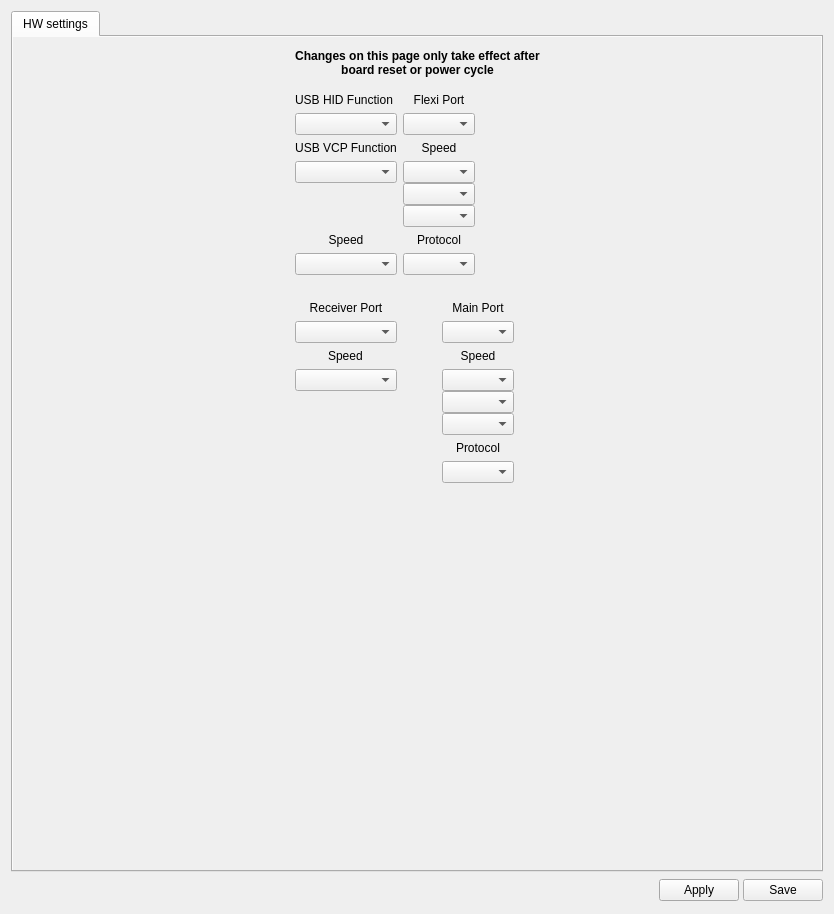
<?xml version="1.0" encoding="UTF-8"?>
<ui version="4.0">
 <class>RevoNanoHWWidget</class>
 <widget class="QWidget" name="RevoNanoHWWidget">
  <property name="geometry">
   <rect>
    <x>0</x>
    <y>0</y>
    <width>834</width>
    <height>914</height>
   </rect>
  </property>
  <property name="windowTitle">
   <string>Form</string>
  </property>
  <layout class="QVBoxLayout" name="verticalLayout">
   <item>
    <widget class="QTabWidget" name="tabWidget">
     <property name="currentIndex">
      <number>0</number>
     </property>
     <widget class="QWidget" name="tab">
      <property name="autoFillBackground">
       <bool>true</bool>
      </property>
      <attribute name="title">
       <string>HW settings</string>
      </attribute>
      <layout class="QVBoxLayout" name="verticalLayout_3">
       <property name="leftMargin">
        <number>0</number>
       </property>
       <property name="topMargin">
        <number>0</number>
       </property>
       <property name="rightMargin">
        <number>0</number>
       </property>
       <property name="bottomMargin">
        <number>0</number>
       </property>
       <item>
        <widget class="QScrollArea" name="scrollArea">
         <property name="palette">
          <palette>
           <active>
            <colorrole role="Base">
             <brush brushstyle="SolidPattern">
              <color alpha="255">
               <red>255</red>
               <green>255</green>
               <blue>255</blue>
              </color>
             </brush>
            </colorrole>
            <colorrole role="Window">
             <brush brushstyle="SolidPattern">
              <color alpha="0">
               <red>232</red>
               <green>232</green>
               <blue>232</blue>
              </color>
             </brush>
            </colorrole>
           </active>
           <inactive>
            <colorrole role="Base">
             <brush brushstyle="SolidPattern">
              <color alpha="255">
               <red>255</red>
               <green>255</green>
               <blue>255</blue>
              </color>
             </brush>
            </colorrole>
            <colorrole role="Window">
             <brush brushstyle="SolidPattern">
              <color alpha="0">
               <red>232</red>
               <green>232</green>
               <blue>232</blue>
              </color>
             </brush>
            </colorrole>
           </inactive>
           <disabled>
            <colorrole role="Base">
             <brush brushstyle="SolidPattern">
              <color alpha="0">
               <red>232</red>
               <green>232</green>
               <blue>232</blue>
              </color>
             </brush>
            </colorrole>
            <colorrole role="Window">
             <brush brushstyle="SolidPattern">
              <color alpha="0">
               <red>232</red>
               <green>232</green>
               <blue>232</blue>
              </color>
             </brush>
            </colorrole>
           </disabled>
          </palette>
         </property>
         <property name="styleSheet">
          <string notr="true">border-color: rgb(255, 0, 0);</string>
         </property>
         <property name="frameShape">
          <enum>QFrame::NoFrame</enum>
         </property>
         <property name="frameShadow">
          <enum>QFrame::Plain</enum>
         </property>
         <property name="widgetResizable">
          <bool>true</bool>
         </property>
         <widget class="QWidget" name="scrollAreaWidgetContents">
          <property name="geometry">
           <rect>
            <x>0</x>
            <y>0</y>
            <width>812</width>
            <height>828</height>
           </rect>
          </property>
          <layout class="QGridLayout" name="gridLayout_3">
           <property name="leftMargin">
            <number>12</number>
           </property>
           <property name="topMargin">
            <number>12</number>
           </property>
           <property name="rightMargin">
            <number>12</number>
           </property>
           <property name="bottomMargin">
            <number>12</number>
           </property>
           <item row="3" column="2">
            <spacer name="verticalSpacer">
             <property name="orientation">
              <enum>Qt::Vertical</enum>
             </property>
             <property name="sizeHint" stdset="0">
              <size>
               <width>20</width>
               <height>40</height>
              </size>
             </property>
            </spacer>
           </item>
           <item row="2" column="0">
            <spacer name="horizontalSpacer_4">
             <property name="orientation">
              <enum>Qt::Horizontal</enum>
             </property>
             <property name="sizeHint" stdset="0">
              <size>
               <width>40</width>
               <height>20</height>
              </size>
             </property>
            </spacer>
           </item>
           <item row="2" column="3">
            <spacer name="horizontalSpacer_5">
             <property name="orientation">
              <enum>Qt::Horizontal</enum>
             </property>
             <property name="sizeHint" stdset="0">
              <size>
               <width>40</width>
               <height>20</height>
              </size>
             </property>
            </spacer>
           </item>
           <item row="0" column="2">
            <widget class="QLabel" name="label_6">
             <property name="sizePolicy">
              <sizepolicy hsizetype="Preferred" vsizetype="Preferred">
               <horstretch>0</horstretch>
               <verstretch>0</verstretch>
              </sizepolicy>
             </property>
             <property name="minimumSize">
              <size>
               <width>0</width>
               <height>0</height>
              </size>
             </property>
             <property name="maximumSize">
              <size>
               <width>16777215</width>
               <height>16777215</height>
              </size>
             </property>
             <property name="font">
              <font>
               <weight>75</weight>
               <bold>true</bold>
              </font>
             </property>
             <property name="text">
              <string>Changes on this page only take effect after board reset or power cycle</string>
             </property>
             <property name="alignment">
              <set>Qt::AlignCenter</set>
             </property>
             <property name="wordWrap">
              <bool>true</bool>
             </property>
            </widget>
           </item>
           <item row="1" column="2">
            <spacer name="verticalSpacer_2">
             <property name="orientation">
              <enum>Qt::Vertical</enum>
             </property>
             <property name="sizeType">
              <enum>QSizePolicy::Fixed</enum>
             </property>
             <property name="sizeHint" stdset="0">
              <size>
               <width>20</width>
               <height>10</height>
              </size>
             </property>
            </spacer>
           </item>
           <item row="2" column="2">
            <layout class="QGridLayout" name="gridLayout" rowstretch="0,0,0,0,0,0,0,0,0,0,0,0,0,0">
             <item row="4" column="0">
              <widget class="QLabel" name="lblUSBVCPSpeed">
               <property name="sizePolicy">
                <sizepolicy hsizetype="Preferred" vsizetype="Fixed">
                 <horstretch>0</horstretch>
                 <verstretch>0</verstretch>
                </sizepolicy>
               </property>
               <property name="text">
                <string>Speed</string>
               </property>
               <property name="alignment">
                <set>Qt::AlignBottom|Qt::AlignHCenter</set>
               </property>
              </widget>
             </item>
             <item row="3" column="0" alignment="Qt::AlignTop">
              <widget class="QComboBox" name="cbUSBVCPFunction"/>
             </item>
             <item row="6" column="0" rowspan="2" colspan="6" alignment="Qt::AlignHCenter|Qt::AlignVCenter">
              <widget class="QLabel" name="label_2">
               <property name="sizePolicy">
                <sizepolicy hsizetype="Fixed" vsizetype="Fixed">
                 <horstretch>0</horstretch>
                 <verstretch>0</verstretch>
                </sizepolicy>
               </property>
               <property name="maximumSize">
                <size>
                 <width>500</width>
                 <height>350</height>
                </size>
               </property>
               <property name="text">
                <string/>
               </property>
               <property name="pixmap">
                <pixmap resource="configgadget.qrc">:/configgadget/images/nano_top.png</pixmap>
               </property>
               <property name="scaledContents">
                <bool>false</bool>
               </property>
               <property name="alignment">
                <set>Qt::AlignCenter</set>
               </property>
               <property name="textInteractionFlags">
                <set>Qt::NoTextInteraction</set>
               </property>
              </widget>
             </item>
             <item row="1" column="0">
              <widget class="QComboBox" name="cbUSBHIDFunction"/>
             </item>
             <item row="8" column="0" alignment="Qt::AlignHCenter">
              <widget class="QLabel" name="label_7">
               <property name="sizePolicy">
                <sizepolicy hsizetype="Fixed" vsizetype="Fixed">
                 <horstretch>0</horstretch>
                 <verstretch>0</verstretch>
                </sizepolicy>
               </property>
               <property name="text">
                <string>Receiver Port</string>
               </property>
               <property name="alignment">
                <set>Qt::AlignBottom|Qt::AlignHCenter</set>
               </property>
              </widget>
             </item>
             <item row="0" column="0">
              <widget class="QLabel" name="label_4">
               <property name="sizePolicy">
                <sizepolicy hsizetype="Fixed" vsizetype="Fixed">
                 <horstretch>0</horstretch>
                 <verstretch>0</verstretch>
                </sizepolicy>
               </property>
               <property name="text">
                <string>USB HID Function</string>
               </property>
               <property name="alignment">
                <set>Qt::AlignBottom|Qt::AlignHCenter</set>
               </property>
              </widget>
             </item>
             <item row="10" column="0" alignment="Qt::AlignHCenter">
              <widget class="QLabel" name="lblRcvrSpeed">
               <property name="sizePolicy">
                <sizepolicy hsizetype="Preferred" vsizetype="Fixed">
                 <horstretch>0</horstretch>
                 <verstretch>0</verstretch>
                </sizepolicy>
               </property>
               <property name="text">
                <string>Speed</string>
               </property>
               <property name="alignment">
                <set>Qt::AlignBottom|Qt::AlignLeading|Qt::AlignLeft</set>
               </property>
              </widget>
             </item>
             <item row="5" column="0">
              <widget class="QComboBox" name="cbUSBVCPSpeed">
               <property name="enabled">
                <bool>true</bool>
               </property>
              </widget>
             </item>
             <item row="11" column="0" alignment="Qt::AlignTop">
              <widget class="QComboBox" name="cbRcvrTelemSpeed"/>
             </item>
             <item row="9" column="0">
              <widget class="QComboBox" name="cbRcvr"/>
             </item>
             <item row="2" column="0">
              <widget class="QLabel" name="label_8">
               <property name="sizePolicy">
                <sizepolicy hsizetype="Preferred" vsizetype="Fixed">
                 <horstretch>0</horstretch>
                 <verstretch>0</verstretch>
                </sizepolicy>
               </property>
               <property name="text">
                <string>USB VCP Function</string>
               </property>
               <property name="alignment">
                <set>Qt::AlignBottom|Qt::AlignHCenter</set>
               </property>
              </widget>
             </item>
             <item row="8" column="2" colspan="2">
              <widget class="QLabel" name="label_3">
               <property name="text">
                <string>Main Port</string>
               </property>
               <property name="alignment">
                <set>Qt::AlignBottom|Qt::AlignHCenter</set>
               </property>
              </widget>
             </item>
             <item row="9" column="2" colspan="2">
              <widget class="QComboBox" name="cbMain"/>
             </item>
             <item row="10" column="2" colspan="2">
              <widget class="QLabel" name="lblMainSpeed">
               <property name="text">
                <string>Speed</string>
               </property>
               <property name="alignment">
                <set>Qt::AlignBottom|Qt::AlignHCenter</set>
               </property>
              </widget>
             </item>
             <item row="11" column="2" colspan="2">
              <layout class="QVBoxLayout" name="verticalLayout_6">
               <property name="spacing">
                <number>0</number>
               </property>
               <item>
                <widget class="QComboBox" name="cbMainTelemSpeed">
                 <property name="enabled">
                  <bool>true</bool>
                 </property>
                </widget>
               </item>
               <item>
                <widget class="QComboBox" name="cbMainGPSSpeed"/>
               </item>
               <item>
                <widget class="QComboBox" name="cbMainComSpeed"/>
               </item>
              </layout>
             </item>
             <item row="12" column="2" colspan="2">
              <widget class="QLabel" name="lbMainGPSProtocol">
               <property name="text">
                <string>Protocol</string>
               </property>
               <property name="alignment">
                <set>Qt::AlignCenter</set>
               </property>
              </widget>
             </item>
             <item row="13" column="2" colspan="2">
              <widget class="QComboBox" name="cbMainGPSProtocol"/>
             </item>
             <item row="5" column="1" colspan="2">
              <widget class="QComboBox" name="cbFlexiGPSProtocol"/>
             </item>
             <item row="4" column="1" colspan="2">
              <widget class="QLabel" name="lbFlexiGPSProtocol">
               <property name="text">
                <string>Protocol</string>
               </property>
               <property name="textFormat">
                <enum>Qt::PlainText</enum>
               </property>
               <property name="alignment">
                <set>Qt::AlignCenter</set>
               </property>
              </widget>
             </item>
             <item row="3" column="1" colspan="2">
              <layout class="QVBoxLayout" name="verticalLayout_5">
               <property name="spacing">
                <number>0</number>
               </property>
               <item>
                <widget class="QComboBox" name="cbFlexiTelemSpeed">
                 <property name="enabled">
                  <bool>true</bool>
                 </property>
                </widget>
               </item>
               <item alignment="Qt::AlignTop">
                <widget class="QComboBox" name="cbFlexiGPSSpeed"/>
               </item>
               <item alignment="Qt::AlignTop">
                <widget class="QComboBox" name="cbFlexiComSpeed"/>
               </item>
              </layout>
             </item>
             <item row="2" column="1" colspan="2">
              <widget class="QLabel" name="lblFlexiSpeed">
               <property name="text">
                <string>Speed</string>
               </property>
               <property name="alignment">
                <set>Qt::AlignBottom|Qt::AlignHCenter</set>
               </property>
              </widget>
             </item>
             <item row="1" column="1" colspan="2">
              <widget class="QComboBox" name="cbFlexi"/>
             </item>
             <item row="0" column="1" colspan="2">
              <widget class="QLabel" name="label_5">
               <property name="text">
                <string>Flexi Port</string>
               </property>
               <property name="alignment">
                <set>Qt::AlignBottom|Qt::AlignHCenter</set>
               </property>
              </widget>
             </item>
            </layout>
           </item>
          </layout>
         </widget>
        </widget>
       </item>
      </layout>
     </widget>
    </widget>
   </item>
   <item>
    <layout class="QHBoxLayout" name="horizontalLayout_2">
     <property name="spacing">
      <number>4</number>
     </property>
     <item>
      <spacer name="horizontalSpacer">
       <property name="orientation">
        <enum>Qt::Horizontal</enum>
       </property>
       <property name="sizeHint" stdset="0">
        <size>
         <width>369</width>
         <height>20</height>
        </size>
       </property>
      </spacer>
     </item>
     <item>
      <widget class="QPushButton" name="cchwHelp">
       <property name="sizePolicy">
        <sizepolicy hsizetype="Fixed" vsizetype="Fixed">
         <horstretch>0</horstretch>
         <verstretch>0</verstretch>
        </sizepolicy>
       </property>
       <property name="minimumSize">
        <size>
         <width>25</width>
         <height>25</height>
        </size>
       </property>
       <property name="maximumSize">
        <size>
         <width>25</width>
         <height>25</height>
        </size>
       </property>
       <property name="toolTip">
        <string>Takes you to the wiki page</string>
       </property>
       <property name="text">
        <string/>
       </property>
       <property name="icon">
        <iconset resource="../coreplugin/core.qrc">
         <normaloff>:/core/images/helpicon.svg</normaloff>:/core/images/helpicon.svg</iconset>
       </property>
       <property name="iconSize">
        <size>
         <width>25</width>
         <height>25</height>
        </size>
       </property>
       <property name="flat">
        <bool>true</bool>
       </property>
      </widget>
     </item>
     <item>
      <widget class="QPushButton" name="saveTelemetryToRAM">
       <property name="minimumSize">
        <size>
         <width>0</width>
         <height>0</height>
        </size>
       </property>
       <property name="maximumSize">
        <size>
         <width>16777215</width>
         <height>16777215</height>
        </size>
       </property>
       <property name="palette">
        <palette>
         <active>
          <colorrole role="Base">
           <brush brushstyle="SolidPattern">
            <color alpha="0">
             <red>255</red>
             <green>255</green>
             <blue>255</blue>
            </color>
           </brush>
          </colorrole>
          <colorrole role="Window">
           <brush brushstyle="SolidPattern">
            <color alpha="255">
             <red>232</red>
             <green>232</green>
             <blue>232</blue>
            </color>
           </brush>
          </colorrole>
         </active>
         <inactive>
          <colorrole role="Base">
           <brush brushstyle="SolidPattern">
            <color alpha="0">
             <red>255</red>
             <green>255</green>
             <blue>255</blue>
            </color>
           </brush>
          </colorrole>
          <colorrole role="Window">
           <brush brushstyle="SolidPattern">
            <color alpha="255">
             <red>232</red>
             <green>232</green>
             <blue>232</blue>
            </color>
           </brush>
          </colorrole>
         </inactive>
         <disabled>
          <colorrole role="Base">
           <brush brushstyle="SolidPattern">
            <color alpha="255">
             <red>232</red>
             <green>232</green>
             <blue>232</blue>
            </color>
           </brush>
          </colorrole>
          <colorrole role="Window">
           <brush brushstyle="SolidPattern">
            <color alpha="255">
             <red>232</red>
             <green>232</green>
             <blue>232</blue>
            </color>
           </brush>
          </colorrole>
         </disabled>
        </palette>
       </property>
       <property name="toolTip">
        <string>Send to OpenPilot but don't write in SD.
Beware of not locking yourself out!</string>
       </property>
       <property name="autoFillBackground">
        <bool>false</bool>
       </property>
       <property name="styleSheet">
        <string notr="true"/>
       </property>
       <property name="text">
        <string>Apply</string>
       </property>
       <property name="iconSize">
        <size>
         <width>16</width>
         <height>16</height>
        </size>
       </property>
       <property name="checkable">
        <bool>false</bool>
       </property>
      </widget>
     </item>
     <item>
      <widget class="QPushButton" name="saveTelemetryToSD">
       <property name="minimumSize">
        <size>
         <width>0</width>
         <height>0</height>
        </size>
       </property>
       <property name="maximumSize">
        <size>
         <width>16777215</width>
         <height>16777215</height>
        </size>
       </property>
       <property name="toolTip">
        <string>Applies and Saves all settings to SD.
Beware of not locking yourself out!</string>
       </property>
       <property name="autoFillBackground">
        <bool>false</bool>
       </property>
       <property name="styleSheet">
        <string notr="true"/>
       </property>
       <property name="text">
        <string>Save</string>
       </property>
      </widget>
     </item>
    </layout>
   </item>
  </layout>
 </widget>
 <resources>
  <include location="configgadget.qrc"/>
  <include location="../coreplugin/core.qrc"/>
 </resources>
 <connections/>
</ui>
